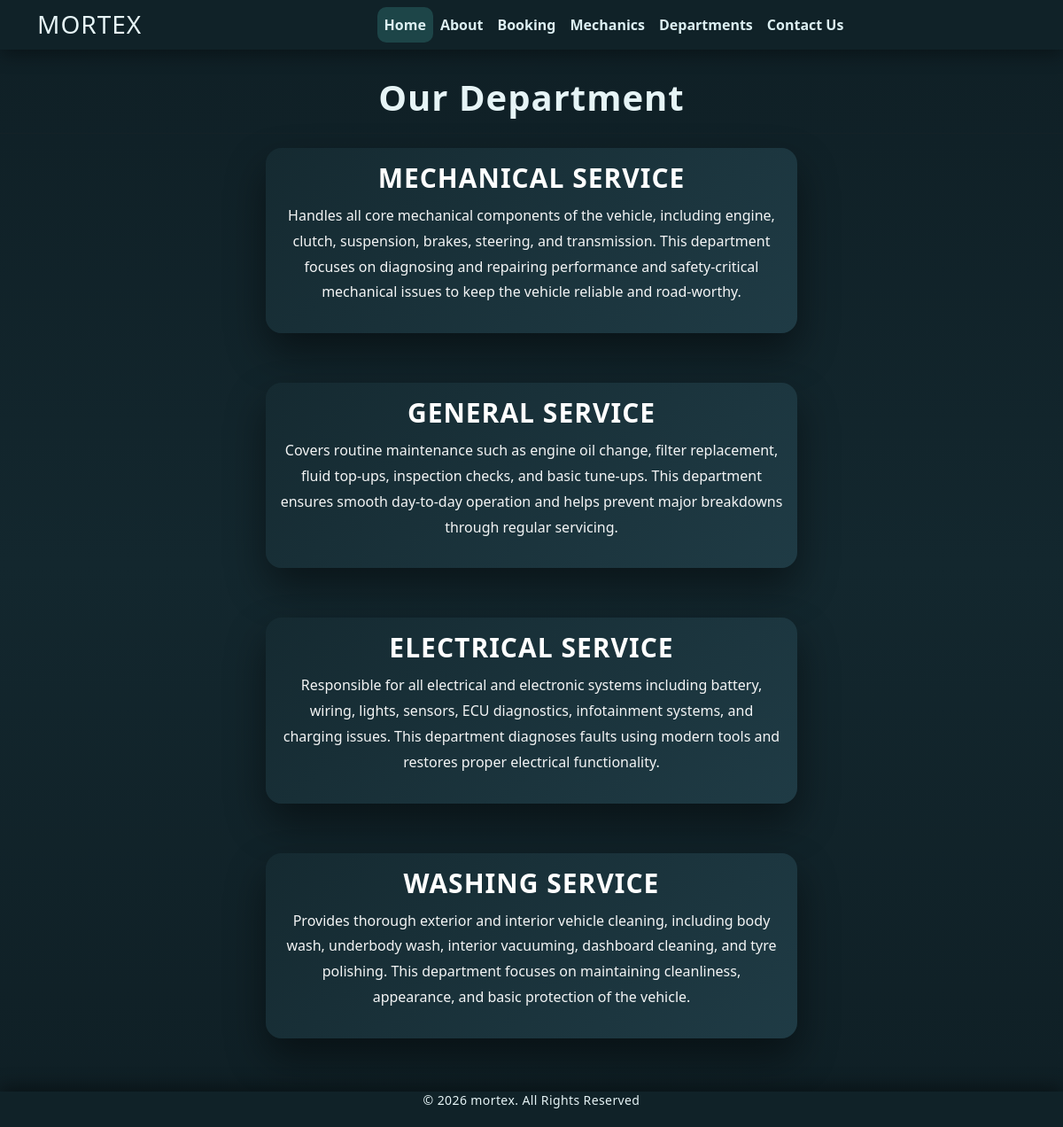
Page /department/ on the committed database.
### home/models.py (models this page shows, shortened)
class Departments(models.Model):
    dep_name = models.CharField(max_length=100)
    dep_decription = models.TextField()

### home/views.py (the view)
# urls.py: path('department/', views.department,name ='department'),
def department(request):
    dict_dept={
        'dept':Departments.objects.all()
    }
    return render(request,'department.html',dict_dept)

### home/templates/department.html (shortened to what this page needs)
{% extends 'base.html' %}
{% block content %}
<h1 class="text-center">Our Department</h1>
<hr>
{% for d in dept %}
<div class="mx-auto w-50 bg-success text-center text-white p-3 my-3 border border-warning rounded">
    <h1>{{ d.dep_name }}</h1>
    <p>{{ d.dep_decription }}</p>
</div>
<br>
{% endfor %}
{% endblock %}

### home/static/css/mechanics.css (style rules this page uses)
body { background: linear-gradient(180deg, #0f1f25, #13272E, #0f1f25); }
h1.text-center { color: #e6f4f6; font-weight: 800; letter-spacing: 1px; margin-top: 30px; }

### home/static/css/style.css (style rules this page uses)
:root { --theme-dark: #102228; --theme-dark-hover: #16333b; --theme-accent: #4fd1c5; }
body { padding-bottom: 60px; }

### home/static/css/department.css (style rules this page uses)
body { background: linear-gradient( 180deg, #0f2026, #152A31, #0f2026 ); }
h1.text-center { font-weight: 800; letter-spacing: 1px; margin-top: 30px; margin-bottom: 10px; color: #e5f6f8; }
.mx-auto.w-50.bg-success { background: linear-gradient(135deg, #152A31, #1f3b45) !important; border-radius: 18px !important; border: none !important; position: relative; overflow: hidden; box-shadow: 0 22px 45px rgba(0, 0, 0, 0.45); transition: all 0.4s ease; }
.mx-auto.w-50.bg-success::before { content: ""; position: absolute; top: 0; left: -120%; width: 120%; height: 4px; background: linear-gradient( 90deg, transparent, #4fd1c5, transparent ); transition: all 0.6s ease; }
.mx-auto.w-50.bg-success h1 { font-size: 30px; font-weight: 700; letter-spacing: 1px; text-transform: uppercase; }
.mx-auto.w-50.bg-success p { font-size: 16px; line-height: 1.8; margin-top: 10px; opacity: 0.95; }
.border-warning { border: 2px solid rgba(79, 209, 197, 0.9) !important; }

### home/static/css/booking.css (style rules this page uses)
body { background: linear-gradient(180deg, #0f1f25, #13272E, #0f1f25); }
h1.text-center { color: #e6f4f6; font-weight: 800; letter-spacing: 1px; margin-top: 30px; }

### home/templates/base.html (style rules this page uses)
body { font-family: system-ui, -apple-system, BlinkMacSystemFont, "Segoe UI", sans-serif; }

### rows in the picture
Departments: dep_name "MECHANICAL SERVICE", dep_decription "Handles all core mechanical components of the vehicle, including engine, clutch, suspension, brakes, steering, and transmission. This department focuses on diagnosing and repairing performance and safety-critical mechanical issues to keep the vehicle reliable and road-worthy."
Departments: dep_name "GENERAL SERVICE", dep_decription "Covers routine maintenance such as engine oil change, filter replacement, fluid top-ups, inspection checks, and basic tune-ups. This department ensures smooth day-to-day operation and helps prevent major breakdowns through regular servicing."
Departments: dep_name "ELECTRICAL SERVICE", dep_decription "Responsible for all electrical and electronic systems including battery, wiring, lights, sensors, ECU diagnostics, infotainment systems, and charging issues. This department diagnoses faults using modern tools and restores proper electrical functionality."
Departments: dep_name "WASHING SERVICE", dep_decription "Provides thorough exterior and interior vehicle cleaning, including body wash, underbody wash, interior vacuuming, dashboard cleaning, and tyre polishing. This department focuses on maintaining cleanliness, appearance, and basic protection of the vehicle."
